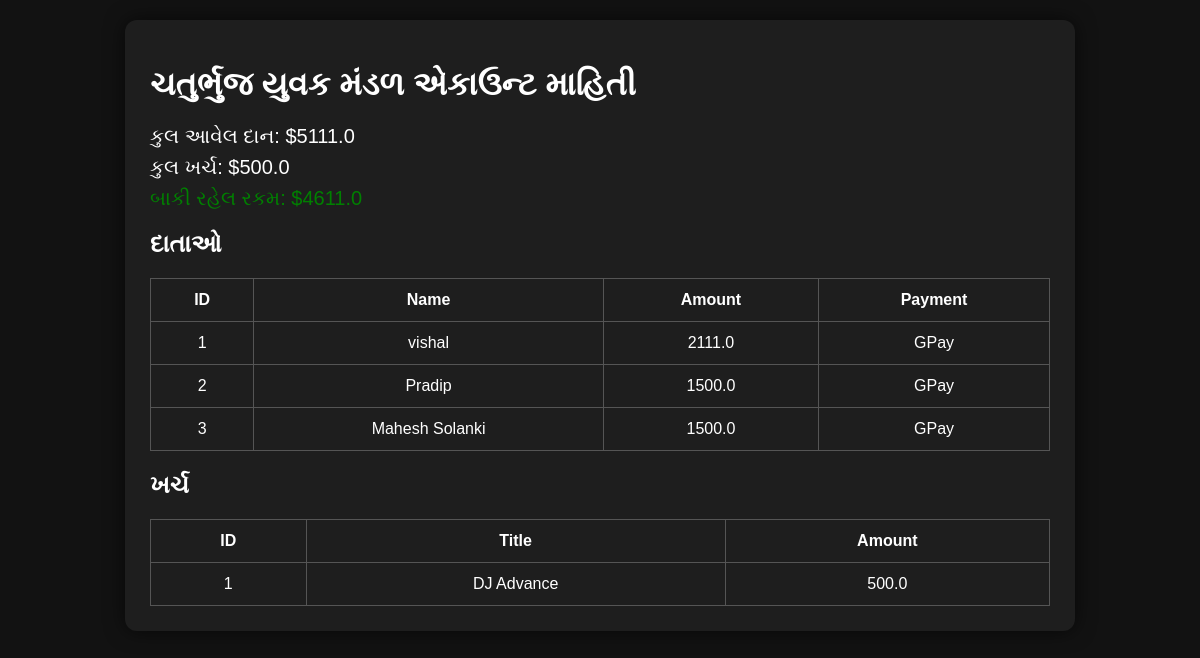
The page /public on the database as committed earlier.
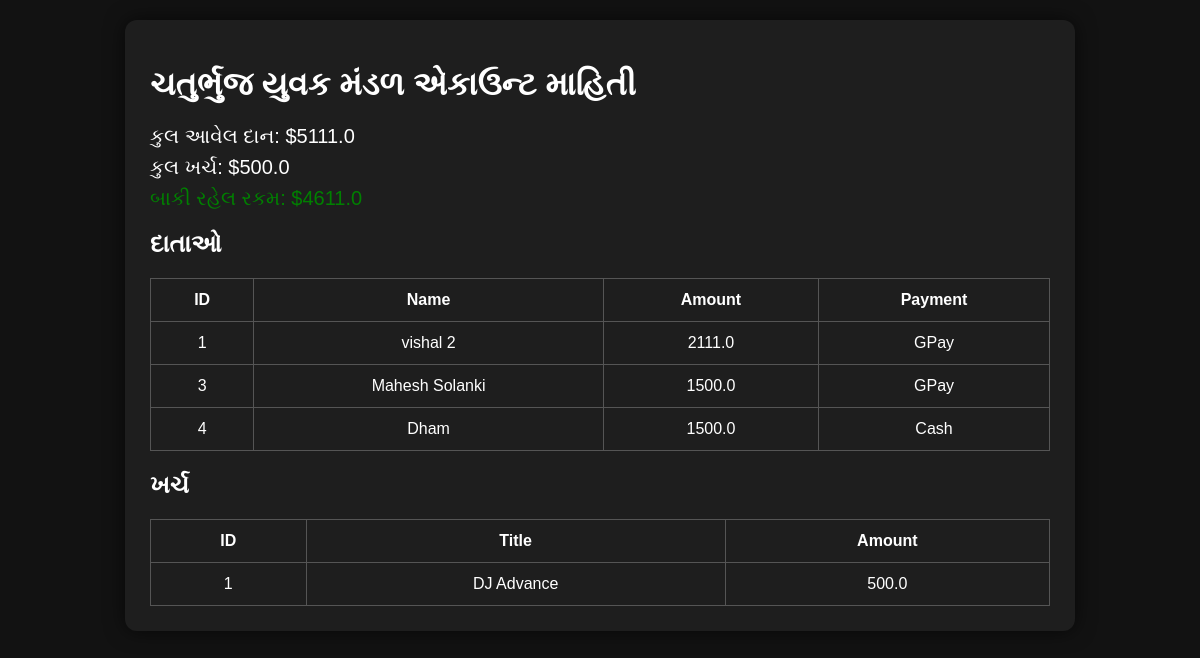
The same page on the database as committed later.
### tables this page shows
CREATE TABLE contributors(
            id INTEGER PRIMARY KEY AUTOINCREMENT,
            name TEXT,
            email TEXT,
            amount REAL,
            payment_method TEXT
        );

CREATE TABLE expenses(
    id INTEGER PRIMARY KEY AUTOINCREMENT,
    title TEXT,
    amount REAL
);

### app.py (the view)
@app.route("/public")
def public_view():
    conn = sqlite3.connect(DB_NAME)
    cursor = conn.cursor()
    cursor.execute("SELECT * FROM contributors")
    contributors = cursor.fetchall()
    cursor.execute("SELECT * FROM expenses")
    expenses = cursor.fetchall()
    total_donations = sum([row[3] for row in contributors])
    total_expenses = sum([row[2] for row in expenses])
    available_balance = total_donations - total_expenses
    conn.close()
    return render_template("public.html",
                           contributors=contributors,
                           expenses=expenses,
                           total_donations=total_donations,
                           total_expenses=total_expenses,
                           available_balance=available_balance)

### templates/public.html (shortened to what this page needs)
<!DOCTYPE html>
<html lang="en">
<head>
    <link rel="stylesheet" href="{{ url_for('static', filename='style.css') }}">
</head>
<body>
<div class="public-container">
    <h1>ચતુર્ભુજ યુવક મંડળ એકાઉન્ટ માહિતી</h1>
    <div class="summary">
        <p>કુલ આવેલ દાન: ${{ total_donations }}</p>
        <p>કુલ ખર્ચ: ${{ total_expenses }}</p>
        <p style="color: green;">બાકી રહેલ રકમ: ${{ available_balance }}</p>
    </div>
    <h2>દાતાઓ</h2>
    <table>
        <tr><th>ID</th><th>Name</th><th>Amount</th><th>Payment</th></tr>
        {% for c in contributors %}
        <tr>
            <td>{{ c[0] }}</td><td>{{ c[1] }}</td><td>{{ c[3] }}</td><td>{{ c[4] }}</td>
        </tr>
        {% endfor %}
    </table>
    <h2>ખર્ચ</h2>
    <table>
        <tr><th>ID</th><th>Title</th><th>Amount</th></tr>
        {% for e in expenses %}
        <tr>
            <td>{{ e[0] }}</td><td>{{ e[1] }}</td><td>{{ e[2] }}</td>
        </tr>
        {% endfor %}
    </table>
</div>
</body>
</html>

Rows that differ between the two databases and show on the page:
removed contributors: id "2", name "Pradip", amount "1500.0", payment_method "GPay"
changed contributors id 1: name "vishal" → "vishal 2"
added contributors: id "4", name "Dham", amount "1500.0", payment_method "Cash"
